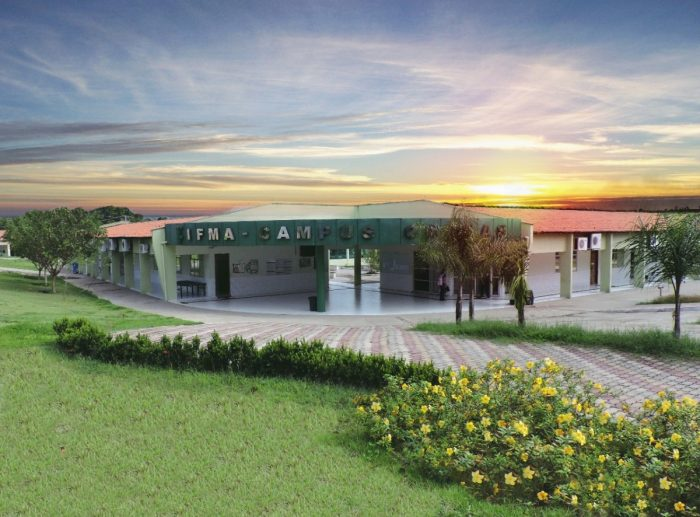
#> input picture ifma-caxias.jpg, 700 x 517 px, found by its file name
$ python Exemplo02.py
#> lines starting #> are read from the running program, lines starting #| are printed output that depends on the picture
# coding=utf-8
import cv2
import numpy as np

img = cv2.imread('ifma-caxias.jpg')
#> img is the input picture: shape (517, 700, 3); mean B, G, R 122.3, 142.2, 134.9

rows,cols = img.shape[:2]
#> rows = 517; cols = 700

# M = np.float32([[1,0,100],[0,1,50]])
M = cv2.getRotationMatrix2D(((cols-1)/2.0,(rows-1)/2.0),90,1)

# pts1 = [[50,50],[200,50],[50,200]]
# pts2 = [[10,100],[200,50],[100,250]]
# M = cv2.getAffineTransform(np.float32(pts1),np.float32(pts2))

res = cv2.warpAffine(img,M,(cols,rows))
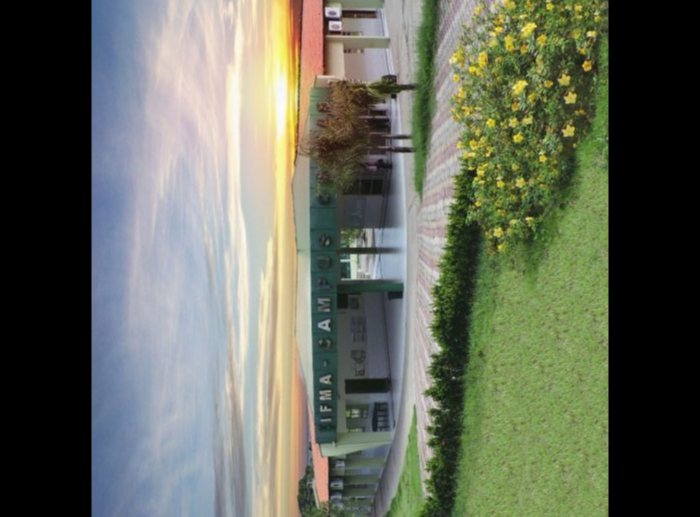
#> res: shape (517, 700, 3); mean B, G, R 91.9, 106.6, 101.9

# [10 lines of commented-out code are left out]

cv2.imshow('img',img)
cv2.imshow('res',res)

cv2.waitKey(0)
cv2.destroyAllWindows()

$ run again, with faces.jpg copied over ifma-caxias.jpg
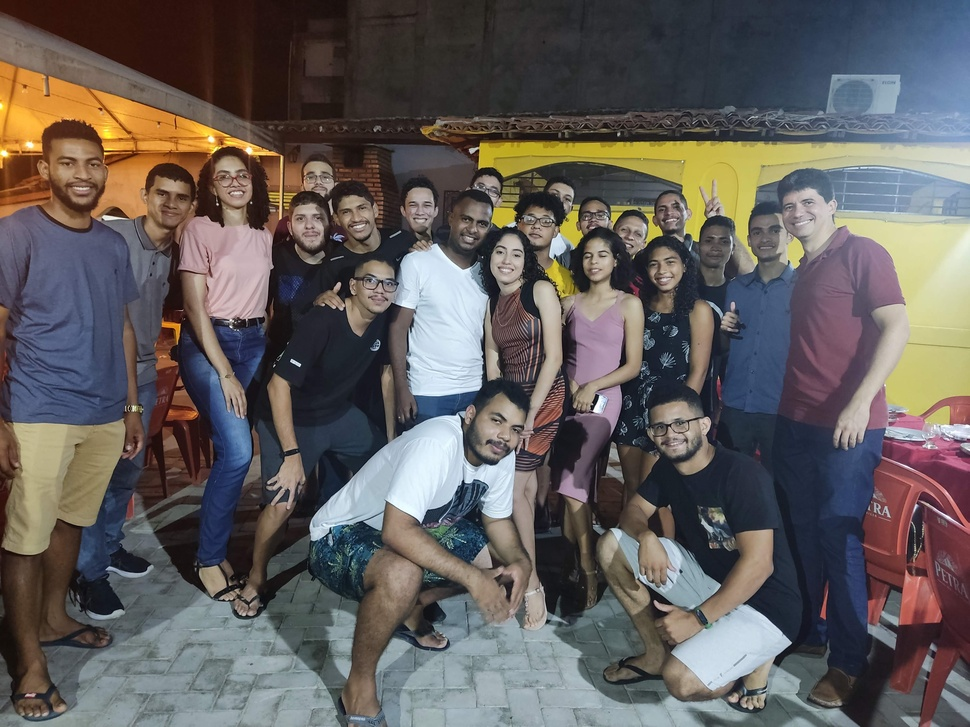
#> input picture faces.jpg, 970 x 727 px, shrunk from 4000 x 3000 before the run, found by its file name
#> img is the input picture: shape (727, 970, 3); mean B, G, R 91.9, 93.9, 99
#> `res = cv2.warpAffine(img,M,(cols,rows))`:
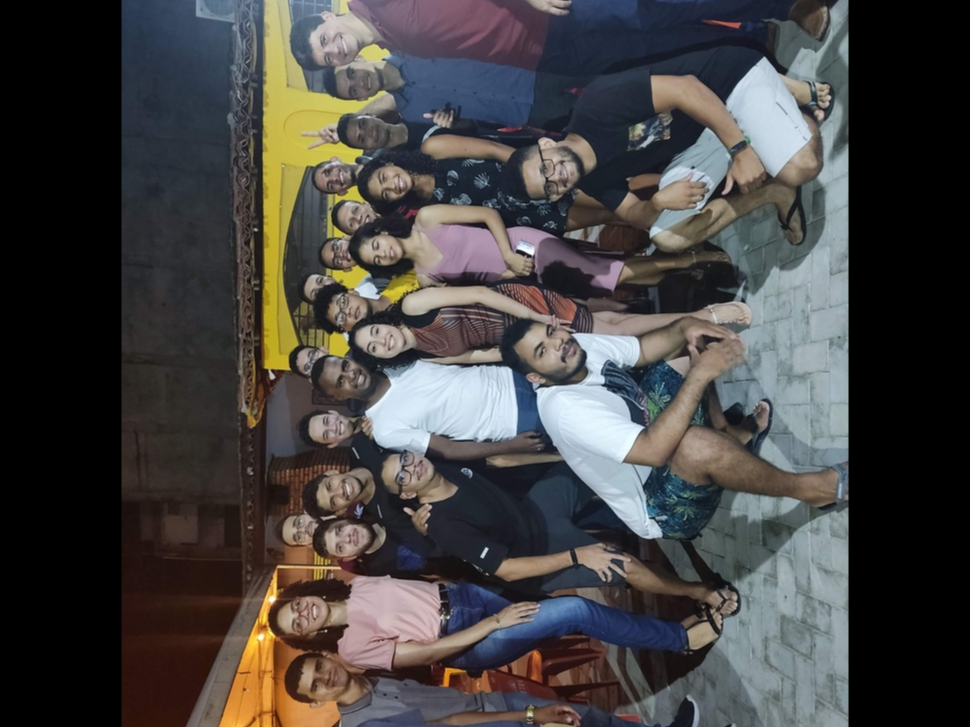
#> res: shape (727, 970, 3); mean B, G, R 66.6, 67.6, 69.7
